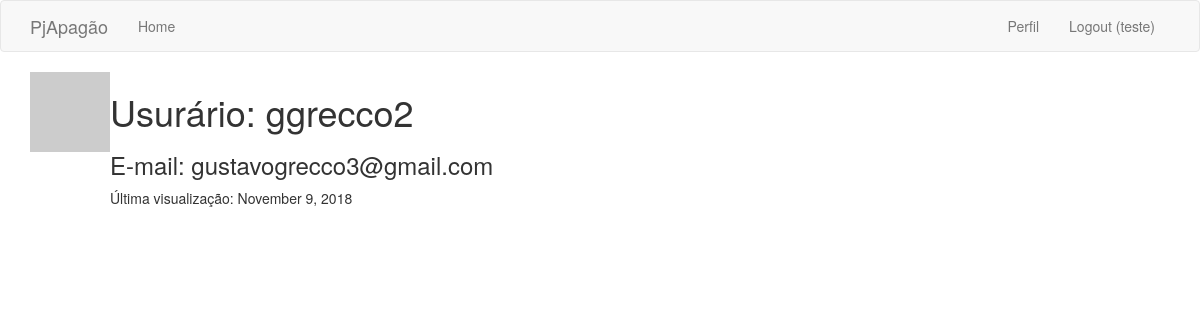
Page /user/ggrecco2 (signed in) on the committed database.
### app/models.py (models this page shows, shortened)
class User(UserMixin, db.Model):
    id = db.Column(db.Integer, primary_key=True)
    username = db.Column(db.String(64), index=True, unique=True)
    email = db.Column(db.String(120), index=True, unique=True)
    password_hash = db.Column(db.String(128))
    token_hash = db.Column(db.String(300))
    tackles = db.relationship('Tackle', backref='author', lazy='dynamic')
    about_me = db.Column(db.String(140))
    last_seen = db.Column(db.DateTime, default=datetime.utcnow)
    def avatar(self, size):
        digest = md5(self.email.lower().encode('utf-8')).hexdigest()
        return 'https://www.gravatar.com/avatar/{}?d=identicon&s={}'.format(
            digest, size)

### app/routes.py (the view)
@app.route('/user/<username>')
@login_required
def user(username):
    user = User.query.filter_by(username=username).first_or_404()
    return render_template('user.html', user=user)

### app/models.py (called while the page is built)
@login.user_loader
def load_user(id):
    return User.query.get(int(id))

### app/routes.py (called while the page is built)
@app.before_request
def before_request():
    if current_user.is_authenticated:
        current_user.last_seen = datetime.utcnow()
        db.session.commit()
    g.locale = str(get_locale())

### app/templates/user.html (shortened to what this page needs)
{% extends "base.html" %}
{% block app_content %}
<table>
  <tr valign="top">
    <td> <img src="{{ user.avatar(128) }}" alt=""> </td>
    <td>
        <h1>Usurário: {{ user.username }}</h1>
        <h3>E-mail: {{ user.email }}</h3>
         {% if user.last_seen %}
         <p>Última visualização: {{ moment(current_user.last_seen).format('LL') }}</p>
         {% endif %}
    </td>
  </tr>
</table>
{% endblock %}

### app/templates/base.html (shortened to what this page needs)
{% extends 'bootstrap/base.html' %}
{% block navbar %}
    <nav class="navbar navbar-default">
        <div class="container">
            <div class="navbar-header">
                <a class="navbar-brand" href="{{ url_for('index') }}">PjApagão</a>
            </div>
            <div class="collapse navbar-collapse" id="bs-example-navbar-collapse-1">
                <ul class="nav navbar-nav">
                    <li><a href="{{ url_for('index') }}">Home</a></li>
                </ul>
                <ul class="nav navbar-nav navbar-right">
                    {% if current_user.is_anonymous %}
                    <li><a href="{{ url_for('login') }}">Login</a></li>
                    {% else %}
                    <li><a href="{{ url_for('user', username=current_user.username) }}">Perfil</a></li>
                    <li><a href="{{ url_for('logout') }}">Logout ({{current_user.username}})</a></li>
                    {% endif %}
                </ul>
            </div>
        </div>
    </nav>
{% endblock %}
{% block content %}
    <div class="container">
        {% block app_content %}{% endblock %}
    </div>
{% endblock %}

### rows in the picture
User: username "teste", last_seen "November 9, 2018"
User: username "ggrecco2", email "gustavogrecco3@gmail.com"
